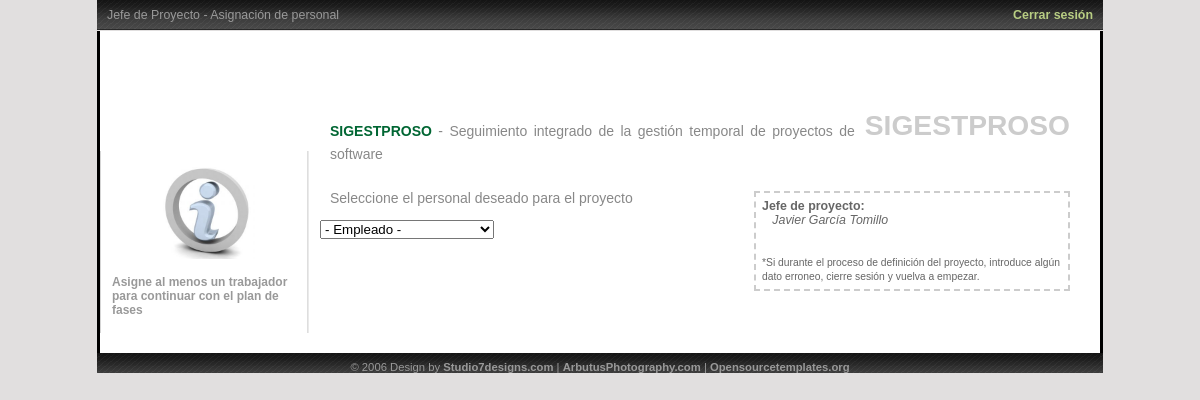
The page /src/PHP/PracticaISO2/JefeProyecto/iniJefeProyecto.php?idP=2 (signed in) on the database its author committed.
### src/PHP/PracticaISO2/JefeProyecto/iniJefeProyecto.php (the view, shortened to what this page needs)
<?php session_start();
        $result = mysql_query("SELECT nombre, descripcion, jefeProyecto FROM Proyecto WHERE\n"
         . "idProyecto = \"" .$_SESSION['proyectoEscogido']. "\"");
        $totEmp = mysql_num_rows($result);
        if ($totEmp ==1) {
            while ($rowEmp = mysql_fetch_assoc($result)) {
                $nombreP = $rowEmp['nombre'];
                $descripcionP = $rowEmp['descripcion'];
            }
        }
?><!DOCTYPE HTML PUBLIC "-//W3C//DTD HTML 4.01//EN" "Http://www.w3.org/TR/html4/strict.dtd">
<html>
<head>
<link rel="stylesheet" type="text/css" href="../stylesheet.css" media="screen, projection, tv " />
</head>
<body>
<div id="blogtitle">
    <div id="small">Jefe de Proyecto -  Asignaci&oacute;n de personal</div>
		<div id="small2"><a href="../logout.php">Cerrar sesi&oacute;n</a></div>
</div>
<div id="page">
<div id="leftcontent" >
        <p><img src= "../images/info_icon.jpg" alt="#" border="0" style="width: 100px;  height: auto; display: block; margin: auto;"/></p>
        <span id="leftcontentIn1">
        <h4 style="padding-right: 10px; ">Asigne al menos un trabajador para continuar con el plan de fases</h4>
        </span>
</div>
<div id="centercontent">
	<h1>SIGESTPROSO</h1>
<p><br /></p>
	<p><a href="#"><?php echo utf8_decode($nombreP) ?></a> - <?php echo utf8_decode($descripcionP) ?></p><br/>
        <div id="personalDentro" class="centercontentleft" style="width:300px; height:auto; float:right">
            <b>Jefe de proyecto:</b><br/>
            &nbsp;&nbsp; <i><?php echo utf8_decode($_SESSION['nombre'] ." ". $_SESSION['apellidos'])?></i><br/>
            <span ><br/><br/><small>*Si durante el proceso de definici&oacute;n del proyecto, introduce alg&uacute;n dato erroneo, cierre sesi&oacute;n y vuelva a empezar.</small></span>
            <br/>
        </div>
        <p>Seleccione el personal deseado para el proyecto</p>
        <div id="SelecPers">
        <?php
        $result2 = mysql_query(
                "SELECT nombre, dni, apellidos FROM Trabajador WHERE\n"
                . "dni in\n"
                . "(SELECT Trabajador_dni FROM TrabajadorProyecto\n"
                . "GROUP BY Trabajador_dni\n"
                . "HAVING COUNT(*) <3\n"
                . "UNION\n"
                . "SELECT dni FROM Trabajador WHERE\n"
                . "dni not in\n"
                . "(SELECT Trabajador_dni FROM TrabajadorProyecto\n"
                . "GROUP BY Trabajador_dni))\n"
                . "and \n"
                . "dni not in \n"
                . "(SELECT distinct t.Trabajador_dni FROM TrabajadorProyecto t WHERE\n"
                . "100 <= \n"
                . "(SELECT SUM(porcentaje) as \"porcentaje\" FROM TrabajadorProyecto p WHERE\n"
                . "t.Trabajador_dni = p.Trabajador_dni\n"
                . "AND\n"
                . "Proyecto_idProyecto in \n"
                . "(SELECT idProyecto FROM Proyecto WHERE\n"
                . "fechaFin is NULL)))\n"
                . "and \n"
                . "dni not in \n"
                . "(SELECT Trabajador_dni FROM TrabajadorProyecto WHERE\n"
                . "Proyecto_idProyecto = \"".$_SESSION['proyectoEscogido']."\")\n"
                . "and dni <> \"".$_SESSION['dni']."\""
                );
        $totEmp2 = mysql_num_rows($result2);
        $personal = "<select id='SelPersonal' onchange='datosPersonal()'><option value='-1'>- Empleado -</option>";
        if ($totEmp2 >0) {
            while ($rowEmp2 = mysql_fetch_assoc($result2)) {
                $personal = $personal . "<option value='".$rowEmp2['dni']."'>". $rowEmp2['nombre']." ".$rowEmp2['apellidos']."</option>";
            }
        }
        $personal = $personal ."</select>";
        echo utf8_decode($personal);
        ?>
            </div>
        </div>
</div>
<div id="footer">&copy; 2006 Design by <a href="http://www.studio7designs.com">Studio7designs.com</a> | <a href="http://www.arbutusphotography.com">ArbutusPhotography.com</a> | <a href="http://www.opensourcetemplates.org">Opensourcetemplates.org</a>
</div>
</body>
</html>

### src/PHP/PracticaISO2/stylesheet.css (style rules this page uses)
body { background:#E1DFDF; margin:0px 10px 0px 10px; padding:0px; color:#999999; font-family:"Trebuchet MS",arial,sans-serif; font-size:70.5%; }
#blogtitle { background:#E1DFDF url('images/bg.jpg') top center repeat-x; height: 23px; padding-top: 8px; width:1006px; margin:0px auto; font-size:1.1em; line-height:1.2em; }
#small { padding-left: 10px; }
#small2 { padding-right: 10px; float:right; margin-top: -15px; }
#blogtitle a:link, a:visited { color:#b8ce83; text-decoration:none; }
#page { width: 1000px; margin: 0 auto; position: relative; background-color: #fff; border-left: solid black; border-right: solid black; display:table; padding-bottom: 20px; }
#leftcontent { float: left; width:200px; margin-top: 120px; background-image:url("images/strips_onside.jpg"); background-repeat:repeat-y; font-size:1.0em; padding-left: 12px; padding-top: 8px; }
#leftcontent p { padding-right:10px; margin-left: 5px; color:#888; font-size:1em; }
#leftcontent a, a:link { color:#888; font-weight:500; }
#centercontent { float: right; margin-top: 37px; background:#fff; padding-top: 20px; padding-right: 20px; width: 760px; color:#000; voice-family: "\" }
#centercontent a, a:link { color:#006633; }
.centercontentleft { float:left; width:auto; height:auto; background-color:#fff; text-align:left; border:dashed 2px #ccc; margin: 4px 10px 5px 10px; padding:6px; font-size:1.1em; color:#666666; }
#rightcontent a, a:link { color:#888; font-weight:600; }
p,h1,pre { margin:0px 10px 10px 10px; font:Arial, Helvetica, sans-serif; font-size:12px; line-height: 1.6em; text-align:justify; text-decoration:none; }
h1 { font-size:2.5em; float:right; color:#ccc; padding-top:15px; }
h4 { font-size:12px; color:#999; }
#footer { width: 1006px; margin: 0 auto; position: relative; background:#000 url('images/bg.jpg') top center repeat-x; text-align: center; padding-top: 8px; }
#footer a, a:link { color:#999999; text-decoration: none; }

### rows shown on the page
proyecto: nombre "SIGESTPROSO", descripcion "Seguimiento integrado de la gestión temporal de proyectos de software"

### other values the page prints
utf8_decode($_SESSION['nombre'] ." ". $_SESSION['apellidos']) "Javier García Tomillo"
